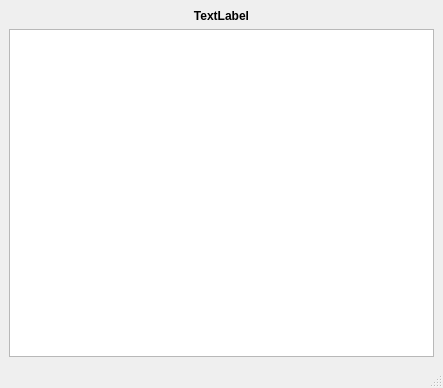
<?xml version="1.0" encoding="UTF-8"?>
<ui version="4.0">
 <class>MainWindow</class>
 <widget class="QMainWindow" name="MainWindow">
  <property name="geometry">
   <rect>
    <x>0</x>
    <y>0</y>
    <width>443</width>
    <height>388</height>
   </rect>
  </property>
  <property name="windowTitle">
   <string>MainWindow</string>
  </property>
  <widget class="QWidget" name="centralwidget">
   <layout class="QVBoxLayout" name="verticalLayout_2">
    <item>
     <layout class="QVBoxLayout" name="verticalLayout">
      <item>
       <widget class="QLabel" name="label">
        <property name="font">
         <font>
          <weight>75</weight>
          <bold>true</bold>
         </font>
        </property>
        <property name="text">
         <string>TextLabel</string>
        </property>
        <property name="alignment">
         <set>Qt::AlignCenter</set>
        </property>
       </widget>
      </item>
      <item>
       <widget class="QTextEdit" name="theory"/>
      </item>
     </layout>
    </item>
   </layout>
  </widget>
  <widget class="QMenuBar" name="menubar">
   <property name="geometry">
    <rect>
     <x>0</x>
     <y>0</y>
     <width>443</width>
     <height>21</height>
    </rect>
   </property>
  </widget>
  <widget class="QStatusBar" name="statusbar"/>
 </widget>
 <resources/>
 <connections/>
</ui>
